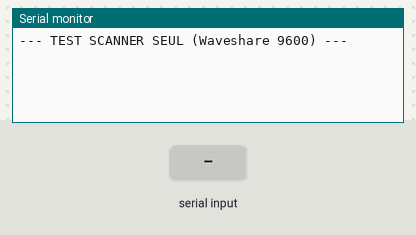
Simulated run of this program. Board: ESP32-S3. Parts: the last lines printed to the serial monitor. The inputs (shaded band) are chosen by the test bench.

Above: at 3.2 s.
3.3 s: "1\n" received over the second serial link
At 5.0 s:
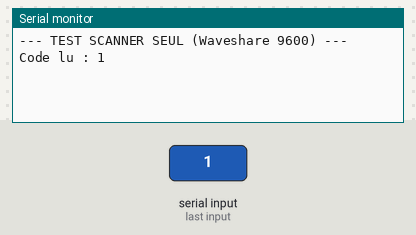
5.8 s: "0\n" received over the second serial link
At 7.2 s:
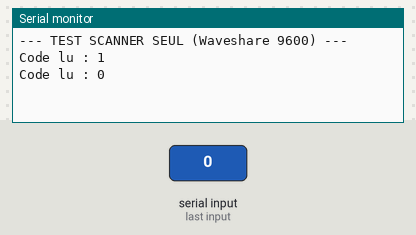
7.3 s: "2\n" received over the second serial link
At 9.3 s:
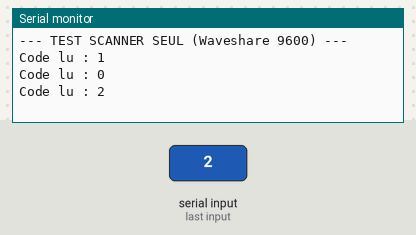

The program:

main.cpp
```cpp
#include <Arduino.h>

// --- Configuration ---
const int PIN_RX_SCANNER = 18; //(TX du scanner)
const int PIN_TX_SCANNER = 17; //(RX du scanner)

// Création de l'interface pour le scanner
HardwareSerial ScannerSerial(1);

void setup() {

  Serial.begin(115200);
  delay(2000); // Laisse le temps à l'USB de se connecter
  Serial.println("--- TEST SCANNER SEUL (Waveshare 9600) ---");

  // 2. Scanner (UART)
  ScannerSerial.begin(9600, SERIAL_8N1, PIN_RX_SCANNER, PIN_TX_SCANNER);
}

void loop() {
  // Si le scanner envoie quelque chose
  if (ScannerSerial.available()) {

    // On lit jusqu'au retour à la ligne (\r)
    String codeBarre = ScannerSerial.readStringUntil('\r');

    // On nettoie les espaces inutiles
    codeBarre.trim();

    // On affiche
    if (codeBarre.length() > 0) {
      Serial.print("Code lu : ");
      Serial.println(codeBarre);
    }
  }
}
```

Measured:
- after the input at 3.3 s, the serial monitor: prints a new line after 1.0 s (image 1)
- after the input at 5.8 s, the serial monitor: prints a new line after 1.0 s (image 2)
- after the input at 7.3 s, the serial monitor: prints a new line after 1.0 s (image 3)
